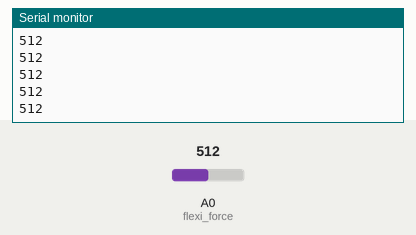
Bench run of a sketch on a simulated Arduino Uno, built with avr-gcc and run on an emulated ATmega328P. Parts: the last lines printed to the serial monitor. Inputs (shaded band) come from the test bench; at power-on: A0 (flexi_force) = 512.

Above: at 1.2 s.
1.3 s: A0 (flexi_force) set to 716
At 1.31 s:
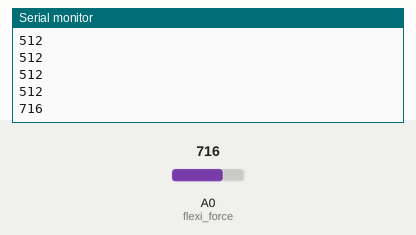
2.8 s: A0 (flexi_force) set to 900
At 2.81 s:
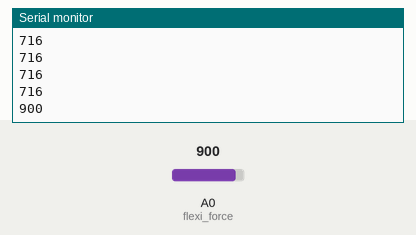
Timing chart, 0 to 5.8 s (numbered marks = the images above; inputs shaded):
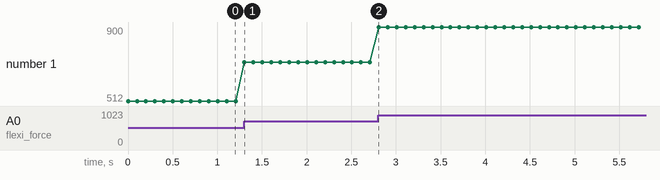

The sketch:

sketch_flexiforce.ino
```cpp
#define flexi_force A0
int sensor_value = 0;

void setup() {
  Serial.begin(9600);
}

void loop() {
  sensor_value = analogRead(flexi_force);
  Serial.println(sensor_value);
  delay(100);
}
```

Measured:
- after the input at 1.3 s, the serial monitor: prints a new line at once (image 1)
- after the input at 2.8 s, the serial monitor: prints a new line at once (image 2)
- plotted number 1: 512 → 716 after the input at 1.3 s, 716 → 900 after the input at 2.8 s
